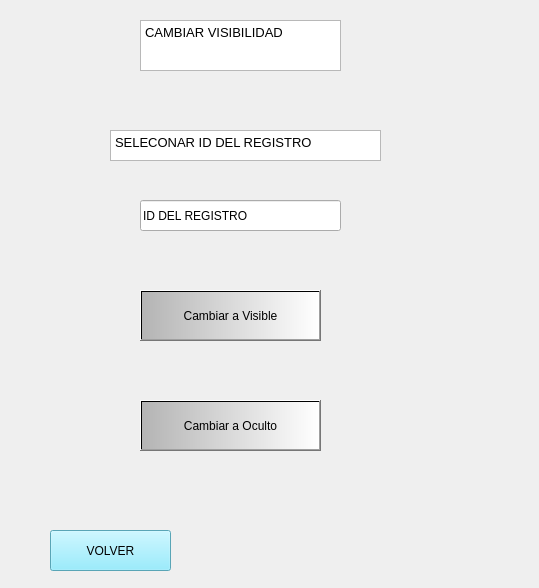
<?xml version="1.0" encoding="UTF-8"?>
<ui version="4.0">
 <class>Dialog</class>
 <widget class="QDialog" name="Dialog">
  <property name="geometry">
   <rect>
    <x>0</x>
    <y>0</y>
    <width>539</width>
    <height>588</height>
   </rect>
  </property>
  <property name="windowTitle">
   <string>Dialog</string>
  </property>
  <widget class="QLabel" name="label_3">
   <property name="geometry">
    <rect>
     <x>0</x>
     <y>0</y>
     <width>541</width>
     <height>591</height>
    </rect>
   </property>
   <property name="styleSheet">
    <string notr="true">background-image: url(:/newPrefix/interfaz.jpeg);</string>
   </property>
   <property name="text">
    <string/>
   </property>
   <property name="pixmap">
    <pixmap resource="prueba.qrc">:/newPrefix/interfaz.jpeg</pixmap>
   </property>
   <property name="scaledContents">
    <bool>true</bool>
   </property>
  </widget>
  <widget class="QPushButton" name="btnIngresar_15">
   <property name="geometry">
    <rect>
     <x>140</x>
     <y>290</y>
     <width>181</width>
     <height>51</height>
    </rect>
   </property>
   <property name="styleSheet">
    <string notr="true">background-color: qlineargradient(spread:pad, x1:0, y1:0, x2:1, y2:0, stop:0 rgba(180, 180, 180, 255), stop:1 rgba(255, 255, 255, 255));
font: 87 10pt &quot;Arial Black&quot;;</string>
   </property>
   <property name="text">
    <string>Cambiar a Visible</string>
   </property>
  </widget>
  <widget class="QPushButton" name="btnIngresar_16">
   <property name="geometry">
    <rect>
     <x>140</x>
     <y>400</y>
     <width>181</width>
     <height>51</height>
    </rect>
   </property>
   <property name="styleSheet">
    <string notr="true">background-color: qlineargradient(spread:pad, x1:0, y1:0, x2:1, y2:0, stop:0 rgba(180, 180, 180, 255), stop:1 rgba(255, 255, 255, 255));
font: 87 10pt &quot;Arial Black&quot;;</string>
   </property>
   <property name="text">
    <string>Cambiar a Oculto</string>
   </property>
  </widget>
  <widget class="QPushButton" name="btnIngresar_17">
   <property name="geometry">
    <rect>
     <x>50</x>
     <y>530</y>
     <width>121</width>
     <height>41</height>
    </rect>
   </property>
   <property name="styleSheet">
    <string notr="true">background-color: rgb(124, 231, 255);
font: 87 10pt &quot;Arial Black&quot;;</string>
   </property>
   <property name="text">
    <string>VOLVER</string>
   </property>
  </widget>
  <widget class="QTextBrowser" name="textBrowser">
   <property name="geometry">
    <rect>
     <x>140</x>
     <y>20</y>
     <width>201</width>
     <height>51</height>
    </rect>
   </property>
   <property name="html">
    <string>&lt;!DOCTYPE HTML PUBLIC &quot;-//W3C//DTD HTML 4.0//EN&quot; &quot;http://www.w3.org/TR/REC-html40/strict.dtd&quot;&gt;
&lt;html&gt;&lt;head&gt;&lt;meta name=&quot;qrichtext&quot; content=&quot;1&quot; /&gt;&lt;style type=&quot;text/css&quot;&gt;
p, li { white-space: pre-wrap; }
&lt;/style&gt;&lt;/head&gt;&lt;body style=&quot; font-family:'MS Shell Dlg 2'; font-size:7.8pt; font-weight:400; font-style:normal;&quot;&gt;
&lt;p style=&quot; margin-top:0px; margin-bottom:0px; margin-left:0px; margin-right:0px; -qt-block-indent:0; text-indent:0px;&quot;&gt;&lt;span style=&quot; font-size:10pt;&quot;&gt;CAMBIAR VISIBILIDAD&lt;/span&gt;&lt;/p&gt;&lt;/body&gt;&lt;/html&gt;</string>
   </property>
  </widget>
  <widget class="QTextBrowser" name="textBrowser_2">
   <property name="geometry">
    <rect>
     <x>110</x>
     <y>130</y>
     <width>271</width>
     <height>31</height>
    </rect>
   </property>
   <property name="html">
    <string>&lt;!DOCTYPE HTML PUBLIC &quot;-//W3C//DTD HTML 4.0//EN&quot; &quot;http://www.w3.org/TR/REC-html40/strict.dtd&quot;&gt;
&lt;html&gt;&lt;head&gt;&lt;meta name=&quot;qrichtext&quot; content=&quot;1&quot; /&gt;&lt;style type=&quot;text/css&quot;&gt;
p, li { white-space: pre-wrap; }
&lt;/style&gt;&lt;/head&gt;&lt;body style=&quot; font-family:'MS Shell Dlg 2'; font-size:7.8pt; font-weight:400; font-style:normal;&quot;&gt;
&lt;p style=&quot; margin-top:0px; margin-bottom:0px; margin-left:0px; margin-right:0px; -qt-block-indent:0; text-indent:0px;&quot;&gt;&lt;span style=&quot; font-size:10pt;&quot;&gt;SELECONAR ID DEL REGISTRO&lt;/span&gt;&lt;/p&gt;&lt;/body&gt;&lt;/html&gt;</string>
   </property>
  </widget>
  <widget class="QLineEdit" name="leUsuario_2">
   <property name="geometry">
    <rect>
     <x>140</x>
     <y>200</y>
     <width>201</width>
     <height>31</height>
    </rect>
   </property>
   <property name="text">
    <string>ID DEL REGISTRO</string>
   </property>
   <property name="placeholderText">
    <string>Ingresa tu Usuario</string>
   </property>
  </widget>
 </widget>
 <resources>
  <include location="prueba.qrc"/>
  <include location="loginimag.qrc"/>
 </resources>
 <connections/>
</ui>
